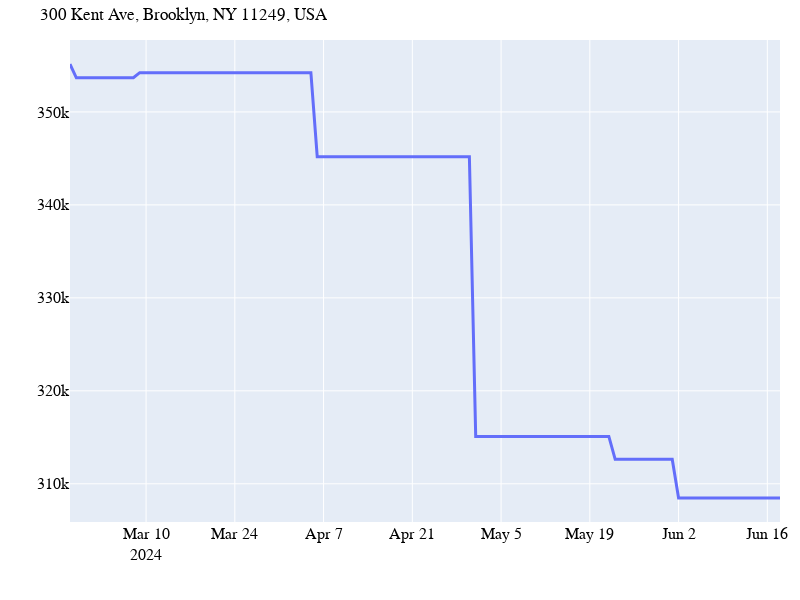

Notebook code for this chart:
### Code cell
df_r = df.reset_index()
kent = df_r[df_r['address'] == '300 Kent Ave, Brooklyn, NY 11249, USA'].set_index('address').transpose()
fig = px.line(kent, x=kent.index, y=kent['300 Kent Ave, Brooklyn, NY 11249, USA'], width=800, height=600, title='300 Kent Ave, Brooklyn, NY 11249, USA')

fig.update_layout(
    margin=dict(l=20, r=20, t=40, b=20),
    xaxis_title='',
    yaxis_title='',
    legend_title_text='',
    yaxis = dict(tickfont = dict(size=16)),
    xaxis = dict(tickfont = dict(size=16)),
    font=dict(family='Helvetica'),
    font_color='black'

)

fig.update_traces(line_width=3)

fig.show()
